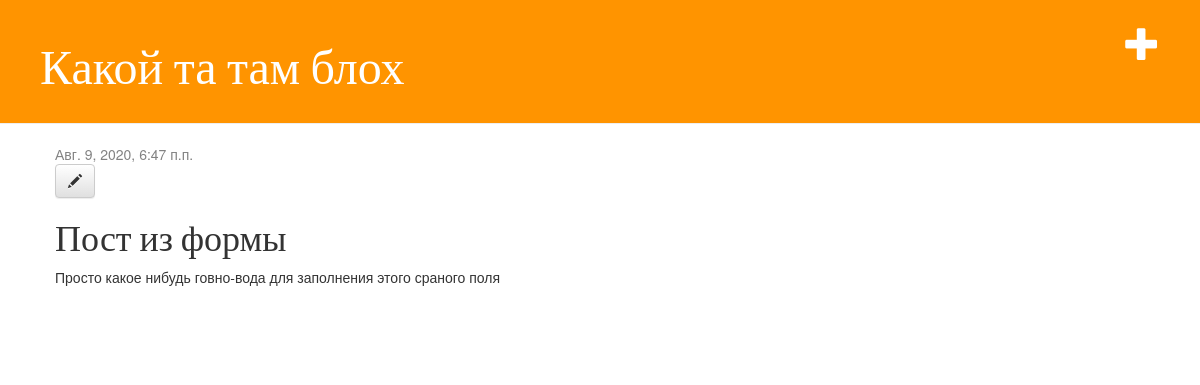
Page /post/7/ (signed in) on the committed database.
### blog/models.py (models this page shows, shortened)
class Post(models.Model):
    author = models.ForeignKey(settings.AUTH_USER_MODEL, on_delete=models.CASCADE)
    title = models.CharField(max_length=200)
    text = models.TextField()
    created_date = models.DateTimeField(default=timezone.now)
    published_date = models.DateTimeField(blank=True, null=True)

### blog/views.py (the view)
# urls.py: path('post/<int:pk>/', views.post_detail, name='post_detail'),
def post_detail(request, pk):
    post = get_object_or_404(Post, pk=pk)
    return render(request, 'blog/post_detail.html', {'post': post})

### blog/templates/blog/post_detail.html
{% extends 'blog/base.html' %}
{% block content %}
    <div class="post">
        {% if post.published_date %}
            <div class="date">
                {{ post.published_date }}
            </div>
        {% endif %}
        {% if user.is_authenticated %}
            <a class="btn btn-default" href="{% url 'post_edit' pk=post.pk %}"><span class="glyphicon glyphicon-pencil"></span></a>
        {% endif %}
        <h1>{{ post.title }}</h1>
        <p>{{ post.text|linebreaksbr }}</p>
    </div>
{% endblock %}

### blog/static/css/blog.css (style rules this page uses)
h1, h2, h3, h4 { font-family: 'Lobster', cursive; }
.date { color: #828282; }
.post { margin-bottom: 70px; }

### rows in the picture
Post: published_date "Авг. 9, 2020, 6:47 п.п.", title "Пост из формы", text "Просто какое нибудь говно-вода для заполнения этого сраного поля"
